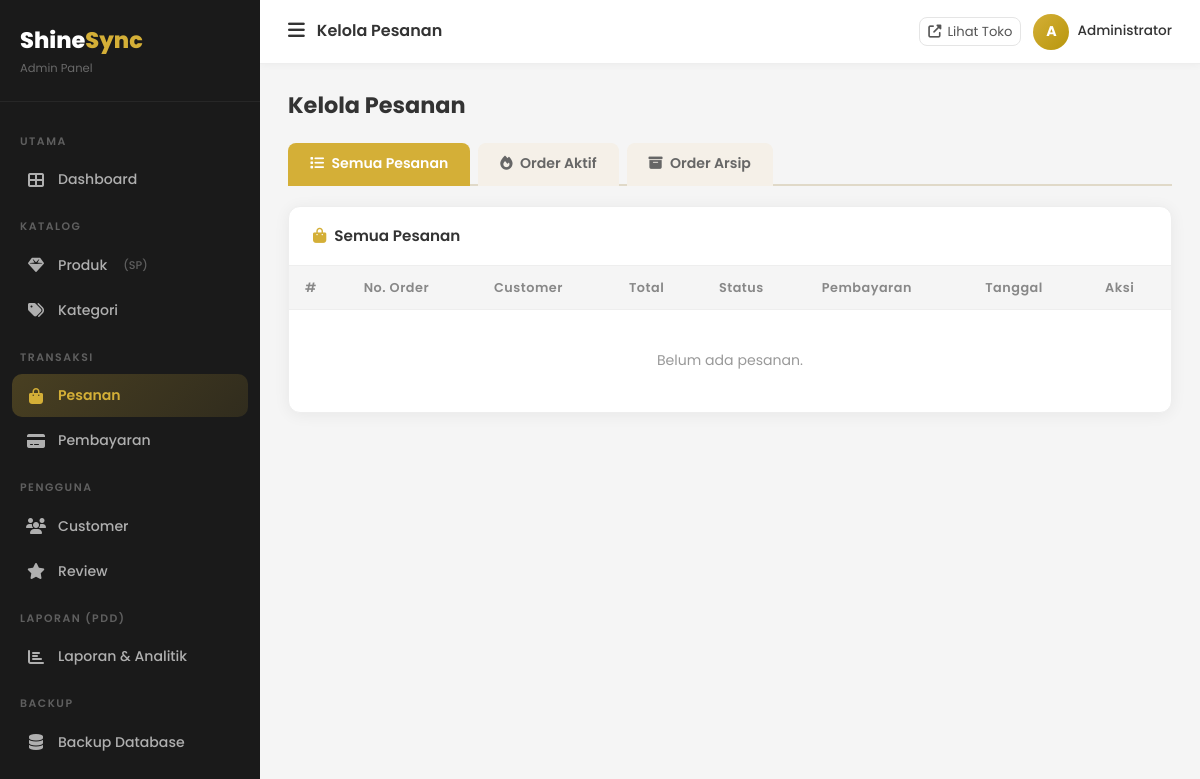
Page /admin/orders (signed in) on the earlier database version.
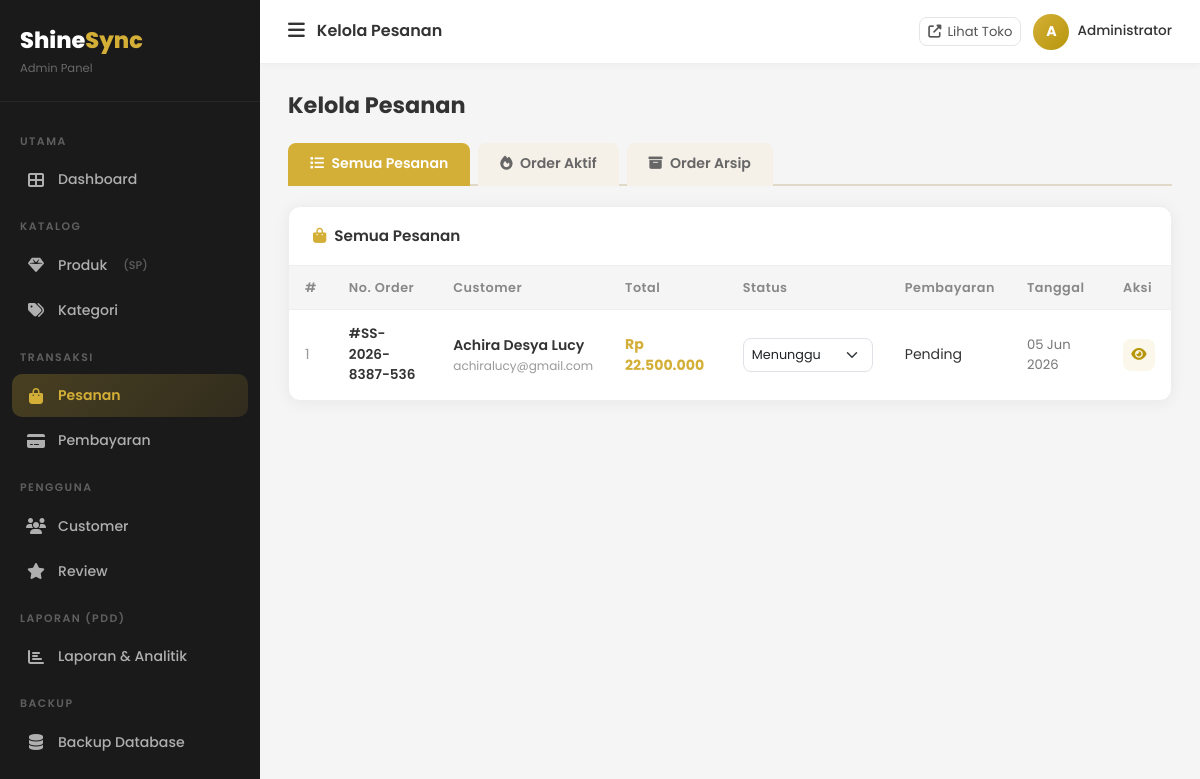
Same page on the later database version.
### tables this page shows
CREATE TABLE `orders` (
  `id` int UNSIGNED NOT NULL,
  `user_id` int UNSIGNED NOT NULL,
  `order_number` varchar(50) NOT NULL,
  `total_amount` decimal(15,2) NOT NULL DEFAULT '0.00',
  `discount` decimal(15,2) DEFAULT '0.00',
  `grand_total` decimal(15,2) NOT NULL DEFAULT '0.00',
  `loyalty_points` int DEFAULT '0',
  `shipping_name` varchar(100) DEFAULT NULL,
  `shipping_phone` varchar(20) DEFAULT NULL,
  `shipping_address` text,
  `notes` text,
  `status` enum('pending','confirmed','processing','shipped','delivered','cancelled') DEFAULT 'pending',
  `created_at` timestamp NULL DEFAULT CURRENT_TIMESTAMP,
  `updated_at` timestamp NULL DEFAULT CURRENT_TIMESTAMP ON UPDATE CURRENT_TIMESTAMP
);

CREATE TABLE `users` (
  `id` int UNSIGNED NOT NULL,
  `name` varchar(100) NOT NULL,
  `email` varchar(150) NOT NULL,
  `password` varchar(255) NOT NULL,
  `phone` varchar(20) DEFAULT NULL,
  `address` text,
  `avatar` varchar(255) DEFAULT 'default.png',
  `role` enum('admin','customer') NOT NULL DEFAULT 'customer',
  `is_active` tinyint(1) NOT NULL DEFAULT '1',
  `created_at` timestamp NULL DEFAULT CURRENT_TIMESTAMP,
  `updated_at` timestamp NULL DEFAULT CURRENT_TIMESTAMP ON UPDATE CURRENT_TIMESTAMP
);

### app/core/Controller.php (called while the page is built, shortened)
<?php
class Controller
{
    protected function view(string $viewPath, array $data = []): void
    {
        extract($data);
        $file = __DIR__ . '/../views/' . $viewPath . '.php';
        require $file;
    }
}

### app/controllers/OrderController.php (called while the page is built, shortened)
<?php
class OrderController extends Controller
{
    private Order $orderModel;
    public function __construct()
    {
        $this->orderModel = new Order();
    }
    public function adminIndex(): void
    {
        $orders    = $this->orderModel->getAll();
        $this->view('admin/orders/index', compact('orders', 'pageTitle'));
    }
}

### app/core/Database.php (called while the page is built, shortened)
<?php
class Database
{
    private static ?Database $instance = null;
    private mysqli $conn;
    private function __construct()
    {
        $this->conn = new mysqli(DB_HOST, DB_USER, DB_PASS, DB_NAME, DB_PORT);
        $this->conn->set_charset(DB_CHARSET);
    }
    public static function getInstance(): Database
    {
        if (self::$instance === null) {
            self::$instance = new self();
        }
        return self::$instance;
    }
    public function query(string $sql, array $params = []): array
    {
        if (empty($params)) {
            $result = $this->conn->query($sql);
            return $result->fetch_all(MYSQLI_ASSOC) ?: [];
        }
        $stmt = $this->prepare($sql, $params);
        $stmt->execute();
        $result = $stmt->get_result();
        return $result ? $result->fetch_all(MYSQLI_ASSOC) : [];
    }
}

### app/core/Model.php (called while the page is built, shortened)
<?php
class Model
{
    public function __construct()
    {
        $this->db = Database::getInstance();
    }
}

### app/models/Order.php (called while the page is built, shortened)
<?php
class Order extends Model
{
    public function getAll(): array
    {
        return $this->db->query(
            "SELECT o.*, u.name AS customer_name, u.email,
                    p.status AS payment_status,
                    COUNT(od.id) AS item_count
             FROM orders o
             INNER JOIN users u ON o.user_id = u.id
             LEFT JOIN payments p       ON o.id = p.order_id
             LEFT JOIN order_details od ON o.id = od.order_id
             GROUP BY o.id
             ORDER BY o.created_at DESC"
        );
    }
}

### app/views/admin/orders/index.php (the view, shortened to what this page needs)
<?php
include __DIR__ . '/../../layouts/admin_header.php';
$statusLabels=['pending'=>'Menunggu','confirmed'=>'Dikonfirmasi','processing'=>'Diproses','shipped'=>'Dikirim','delivered'=>'Terkirim','cancelled'=>'Dibatalkan'];
?>
<div class="admin-page-header">
  <h2>Kelola Pesanan</h2>
</div>
<nav class="order-tabs">
  <a href="<?= APP_URL ?>/admin/orders" class="order-tab active"><i class="fas fa-list me-1"></i> Semua Pesanan</a>
  <a href="<?= APP_URL ?>/admin/orders/aktif" class="order-tab"><i class="fas fa-fire me-1"></i> Order Aktif</a>
  <a href="<?= APP_URL ?>/admin/orders/arsip" class="order-tab"><i class="fas fa-archive me-1"></i> Order Arsip</a>
</nav>
<div class="admin-card">
  <div class="card-head"><h5><i class="fas fa-shopping-bag me-2" style="color:#D4AF37;"></i>Semua Pesanan</h5></div>
  <div style="overflow-x:auto;">
    <table class="admin-table">
      <thead><tr><th>#</th><th>No. Order</th><th>Customer</th><th>Total</th><th>Status</th><th>Pembayaran</th><th>Tanggal</th><th>Aksi</th></tr></thead>
      <tbody>
        <?php if(empty($orders)): ?>
        <tr><td colspan="8" style="text-align:center;padding:40px;color:#999;">Belum ada pesanan.</td></tr>
        <?php else: foreach($orders as $i=>$o): ?>
        <tr>
          <td style="color:#999;"><?= $i+1 ?></td>
          <td style="font-weight:600;font-size:.85rem;">#<?= htmlspecialchars($o['order_number']) ?></td>
          <td>
            <div style="font-weight:600;font-size:.88rem;"><?= htmlspecialchars($o['customer_name']) ?></div>
            <div style="font-size:.75rem;color:#999;"><?= htmlspecialchars($o['email']) ?></div>
          </td>
          <td style="font-weight:700;color:#D4AF37;">Rp <?= number_format($o['grand_total'],0,',','.') ?></td>
          <td>
            <select onchange="updateStatus(<?= $o['id'] ?>,this.value)" class="form-select" style="width:130px;font-size:.8rem;border-radius:8px;padding:6px 8px;">
              <?php foreach($statusLabels as $v=>$l): ?>
              <option value="<?= $v ?>" <?= $o['status']===$v?'selected':'' ?>><?= $l ?></option>
              <?php endforeach; ?>
            </select>
          </td>
          <td>
            <?php if($o['payment_status']): ?>
            <span class="status-badge status-<?= $o['payment_status'] ?>"><?= ucfirst($o['payment_status']) ?></span>
            <?php else: ?>
            <span style="color:#999;font-size:.8rem;">-</span>
            <?php endif; ?>
          </td>
          <td style="font-size:.82rem;color:#777;"><?= date('d M Y', strtotime($o['created_at'])) ?></td>
          <td>
            <a href="<?= APP_URL ?>/admin/orders/detail/<?= $o['id'] ?>" class="btn-action btn-view" title="Detail"><i class="fas fa-eye"></i></a>
          </td>
        </tr>
        <?php endforeach; endif; ?>
      </tbody>
    </table>
  </div>
</div>
<?php include __DIR__ . '/../../layouts/admin_footer.php'; ?>

Differences in the rows shown:
added orders: order_number "SS-2026-8387-536", user.name "Achira Desya Lucy", user.email "achiralucy@gmail.com", grand_total "22.500.000", status+id "Menunggu", payment_status "Pending", created_at "05 Jun 2026"
Other differences:
text no longer shown: "Belum ada pesanan."
